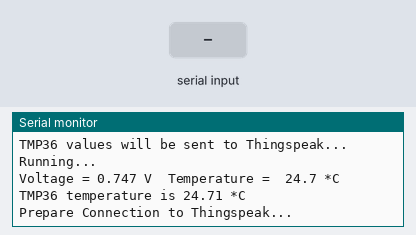
The sketch below on a simulated Arduino Uno, built with avr-gcc and run on an emulated ATmega328P. Shown: the last lines printed to the serial monitor. The test bench sets the inputs (shaded band). The modem accepts every AT command (registered, SIM ready, sends succeed) and sends nothing else.

Above: at 3.2 s.
3.3 s: "1" received over the second serial link
At 6.8 s:
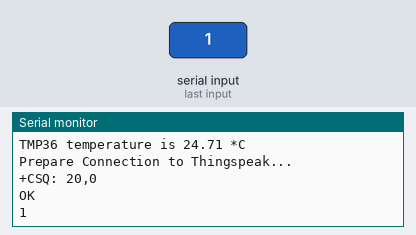
7.1 s: "0" received over the second serial link
13.2 s: "2" received over the second serial link
At 16.6 s:
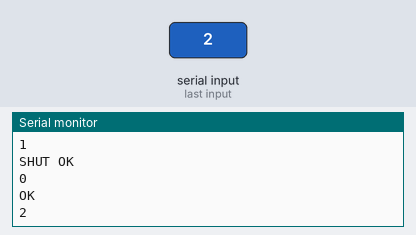
Timing chart, 0 to 18.1 s (numbered marks = the images above; inputs shaded):
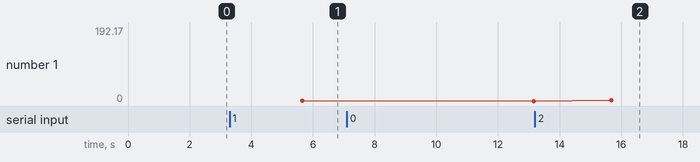

The sketch:

Uno_TMP36_Thingspeak.ino
```cpp
/*
   File: Uno_TMP36_Thingspeak.ino

   Measuring temperature by TMP36 temperature sensor and sending data
   containing measuring result to the Thingspeak platform.

   For internet access SIM800L Base Band EVB with Arduino Uno is used.
   Connection to Thingspeak based on
   https://community.thingspeak.com/forum/arduino/uploading-via-sim800-gsm-module-using-at-commands/

   createtd 2019-02-24 by Claus Kühnel (info@ckuehnel.ch)
 */

#include <SoftwareSerial.h>
#include "arduino_secrets.h"

#define RX 7
#define TX 8
#define BAUD 9600

SoftwareSerial SIM800_Serial(RX, TX); // RX, TX

#define INFO 0
#define DEBUG 1

int minZ=1000;
int midZ=2500;  //time delays
int maxZ=5000;

float temp;

void(* resetFunc) (void) = 0;   // declare reset function at address 0

void setup()
{
  Serial.begin(BAUD);
  SIM800_Serial.begin(BAUD);
  delay(2000);  // wait for serial monitor
  if (INFO)  printInfo();
  if (DEBUG) Serial.println(F("\nInitializing..."));
  Serial.println("TMP36 values will be sent to Thingspeak...");
  if (DEBUG) Serial.println(F("Running..."));     //last line in setup()
}

void loop()
{
  temp = getValue();

  Serial.print("TMP36 temperature is ");
  Serial.print(temp); Serial.println(" *C");
  sendUpdate();
  delay(5 * 60000);                   // 5 minutes
  resetFunc();                        //call reset
}


/*--------------------------------------------------------------*/

void printInfo()
{
  // Compile file path (internal file of compilation proccess)
  Serial.print("File "); Serial.println(__FILE__);

  String s1 = __DATE__;
  String s2 = __TIME__;

  // Date of compilation
  Serial.print("Compilation @ "); Serial.println(s1 + " " + s2);

  // Arduino IDE SW version
  Serial.print("ARDUINO IDE v"); Serial.println(ARDUINO);

  // Oscillator frequency
  Serial.print("CPU Clock in MHz: "); Serial.println(F_CPU/1E6);
}
```

TCP.ino
```cpp
// Connection to Thingspeak Server via GPRS

void getResponse()
{
  delay(midZ);
  while (SIM800_Serial.available()) Serial.write(SIM800_Serial.read());
}

void sendUpdate()
{
  if (DEBUG) Serial.println("Prepare Connection to Thingspeak...");
  SIM800_Serial.println("at+csq");
  delay(minZ);
  getResponse();
  SIM800_Serial.println("at+cipshut");
  delay(maxZ);
  getResponse();
  SIM800_Serial.println("at+cstt=\""+ APN +"\",\"\",\"\"");
  getResponse();
  SIM800_Serial.println("at+ciicr");//start wireless connection cellular network
  getResponse();
  SIM800_Serial.println("at+cifsr");//enquire regarding the IP address allocated
  getResponse();
  SIM800_Serial.println("at+cipstart=\"TCP\",\""+ URL +"\",\"80\"");  //connect to the ThingSpeak update URL (https://api.thingspeak.com)
  getResponse();
  SIM800_Serial.println("at+cipsend=80");//declare the number of bytes (characters) I want to send
  getResponse();
  SIM800_Serial.print("GET https://");    //this is a constant beginning for the GET command and is as provided by ThingSpeak
  SIM800_Serial.print(URL);
  SIM800_Serial.print("/update?");
  SIM800_Serial.print(APIKEY); //the channel API key provided by ThingSpeak
  getResponse();
  SIM800_Serial.print("&field1=");
  getResponse();
  SIM800_Serial.println(String(temp));//the value to post to field
  getResponse();
  SIM800_Serial.println("at+cipack");//ask for acknowledge details
  getResponse();
  SIM800_Serial.println("at+cipclose");//close the IP connection
  getResponse();
}
```

arduino_secrets.h
```cpp
// Access data
String APN = "tm";
String URL = "api.thingspeak.com";
#define APIKEY "api_key=CFEMR8UKW5AYOGON"
```

getValue.ino
```cpp
/* Reads TMP36 temperature sensor

   Connections:

   TMP36       | Vs  | Vout | GND |
   --------------------------------
   Arduino Uno | 5 V |  A0  | GND |

*/

int raw;
float volt;

const int pTMP36 = A0;
const float Vs = 5.0;     // VCC,  5 V for Arduino Uno

float getValue()
{
  raw = analogRead(pTMP36);
  volt = raw * Vs/1024;
  temp = (volt - 0.5) * 100;
  if (DEBUG)
  {
    Serial.print("Voltage = "); Serial.print(volt, 3); Serial.print(" V\t");
    Serial.print("Temperature =  "); Serial.print(temp, 1); Serial.println(" *C");
  }
  return temp;
}
```

Measured:
- after the input at 3.3 s, the serial monitor: prints a new line after 2.4 s (image 1)
- after the input at 13.2 s, the serial monitor: prints a new line after 2.5 s (image 2)
